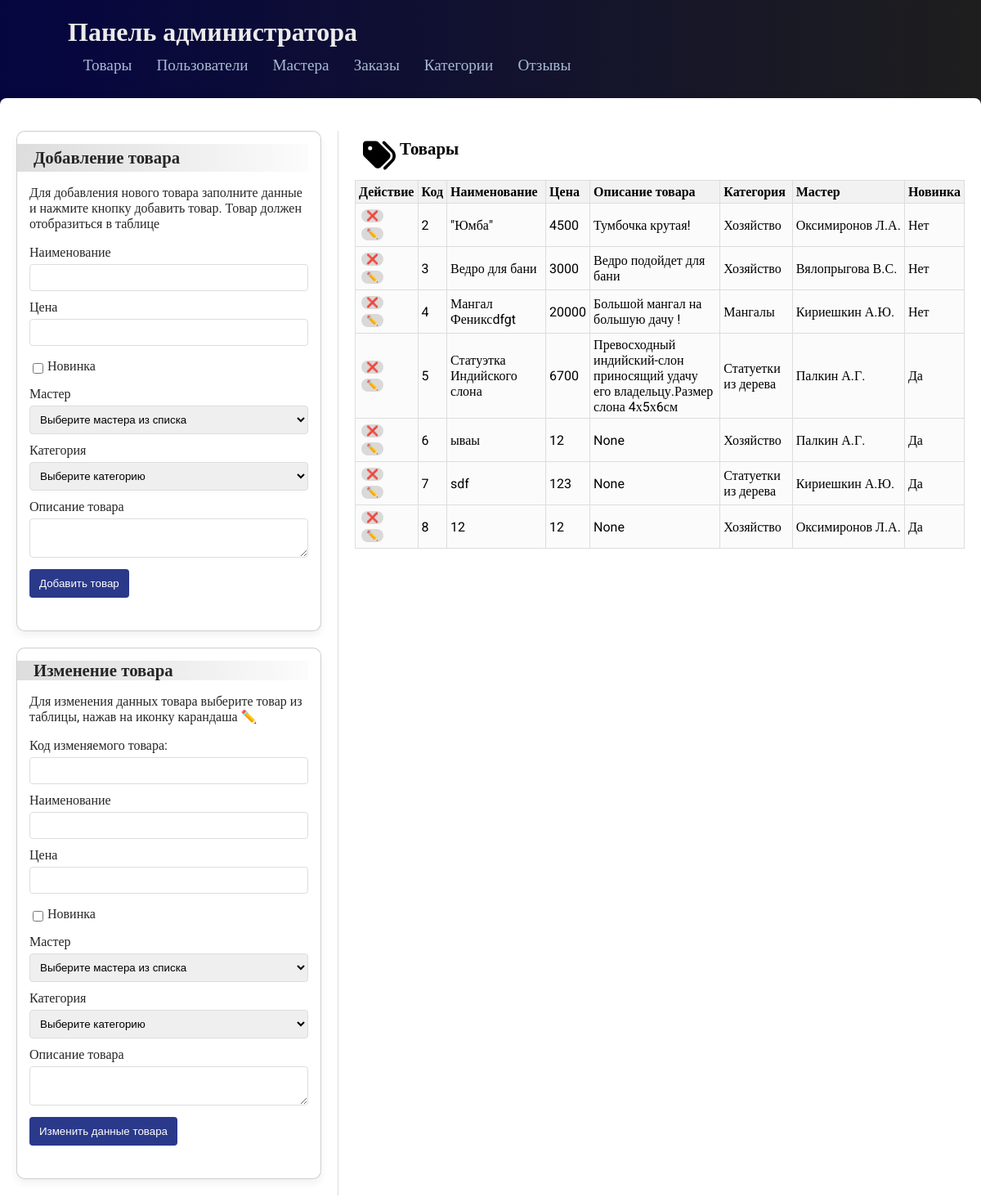
The page /admin on the database its author committed.
### app.py (models this page shows)
class Product(db.Model):
    __tablename__ = 'Product'
    ID_product = db.Column(db.Integer, primary_key=True)
    Name_product = db.Column(db.String, nullable=False)
    Cost_product = db.Column(db.Integer, nullable=False)
    Description_product = db.Column(db.Text, nullable=True)
    id_category = db.Column(db.Integer, db.ForeignKey('Categories.ID_categories'), nullable=False)
    id_master = db.Column(db.Integer, db.ForeignKey('Masters.ID_master'), nullable=False)
    IsNew_product = db.Column(db.Boolean, default=True)
    image_product = db.Column(db.LargeBinary, nullable=True)
    category = db.relationship('Categories', backref=db.backref('products', lazy=True))
    master = db.relationship('Masters', backref=db.backref('products', lazy=True))

class Categories(db.Model):
    __tablename__ = 'Categories'
    ID_categories = db.Column(db.Integer, primary_key=True)
    Name_category = db.Column(db.String, nullable=False)
    Discription_category = db.Column(db.Text)

class Masters(db.Model):
    __tablename__ = 'Masters'
    ID_master = db.Column(db.Integer, primary_key=True)
    Name_master = db.Column(db.String, nullable=False)
    id_gender = db.Column(db.Integer, db.ForeignKey('Genders.ID_gender'))
    gender = db.relationship('Genders', backref='masters')

### app.py (the view)
@app.route('/admin')
def Admin_products():
    masters = Masters.query.all()
    categories = Categories.query.all()
    products = Product.query.all()
    products_data = []
    for product in products:
        category = Categories.query.get(product.id_category)
        master = Masters.query.get(product.id_master)
        products_data.append({
            'ID_product': product.ID_product,
            'Name_product': product.Name_product,
            'Cost_product': product.Cost_product,
            'Description_product': product.Description_product,
            'Category_name': category.Name_category if category else 'Неизвестно', # Заменяем ID на имя
            'Master_name': master.Name_master if master else 'Неизвестно',
            'IsNew_product': product.IsNew_product
        })
        print (products_data)
    errors1 = get_flashed_messages(category_filter=['error1'])
    if not errors1:
        errors1 = {}
    errors2=get_flashed_messages(category_filter=['error2'])
    if not errors2:
        errors2 = {}
    return render_template('admin/A_products.html', masters=masters, categories=categories, products=products_data, errors2=errors2,errors1=errors1)

### templates/admin/A_products.html (shortened to what this page needs)
{% extends 'AdminBase.html' %}
{%block content%}
<div class="container">
    <div class="main-content">
        <div class="form-section">
            <section class = "form-cart">
            <div class="title-line">
                <h2 class="section-title section-title-form">Добавление товара</h2>
            </div>
            <p>Для добавления нового товара заполните данные и нажмите кнопку добавить товар. Товар должен отобразиться в таблице</p>
            <form  method="POST" action="{{url_for('AP_add_product')}}">
                <div class="form-group">
                    <label for="name">Наименование</label>
                    <input type="text" id="name" name="name" required>
                </div>
                <div class="form-group">
                    <label for="price">Цена</label>
                    <input type="number" id="price" name="price" required>
                </div>
                <div class="form-group">
                    <div class="checkbox-container">
                        <input type="checkbox" id="newProduct" name="newProduct">
                        <label for="newProduct">Новинка</label>
                    </div>
                </div>
                <div class="form-group">
                    <label for="master">Мастер</label>
                    <select name="master" id="master">
                        <option value="Выберите мастера из списка">Выберите мастера из списка</option>
                    </select>
                </div>
                <div class="form-group">
                    <label for="category">Категория</label>
                    <select name="category" id="category">
                        <option value="Выберите категорию">Выберите категорию</option>
                    </select>
                </div>
                <div class="form-group">
                    <label for="description">Описание товара</label>
                   <textarea id="description" name="description" maxlength="150" style="resize: both; max-height: 200px; max-width:400px;"></textarea>
               </div>
                <div class="form-group">
                    <button type="submit">Добавить товар</button>
                </div>
            </form>
            </section>
            <section class="form-cart">
            <div class="title-line">
                <h2 class="section-title">Изменение товара</h2>
            </div>
            <p>Для изменения данных товара выберите товар из таблицы, нажав на иконку карандаша ✏️</p>
            <form method="POST" action="{{url_for('edit_product')}}">
                <div class="form-group">
                    <label for="editCode">Код изменяемого товара:</label>
                    <input type="text" name="editCode" id="editCode" readonly>
                </div>
                <div class="form-group">
                    <label for="editName">Наименование</label>
                    <input type="text" id="editName" name="editName">
                </div>
                <div class="form-group">
                    <label for="editPrice">Цена</label>
                    <input type="number" id="editPrice" name="editPrice">
                </div>
                <div class="form-group">
                    <div class="checkbox-container">
                        <input type="checkbox" id="editNewProduct" name="editNewProduct">
                        <label for="editNewProduct">Новинка</label>
                    </div>
                </div>
                <div class="form-group">
                    <label for="editMaster">Мастер</label>
                    <select name="editMaster" id="editMaster">
                         <option value="Выберите мастера из списка">Выберите мастера из списка</option>
                    </select>
                </div>
                <div class="form-group">
                    <label for="editCategory">Категория</label>
                    <select name="editCategory" id="editCategory">
                        <option value="Выберите категорию">Выберите категорию</option>
                    </select>
                </div>
                <div class="form-group">
                    <label for="editDescription">Описание товара</label>
                   <textarea id="editDescription" name="editDescription" maxlength="150" style="resize: both; max-height: 200px; max-width:400px;"></textarea>
               </div>
                <div class="form-group">
                    <button type="submit">Изменить данные товара</button>
                </div>
            </form>
            </section>
        </div>
        <div class="table-section">
            <div class="title-table-icon">
                <img src="{{url_for('static',filename='image/Icons/tags.svg')}}" width=40px>
                <h2 class="section-title">Товары</h2>
              </div>
            <table class="table">
                <thead>
                    <tr>
                        <th>Действие</th>
                        <th>Код</th>
                        <th>Наименование</th>
                        <th>Цена</th>
                        <th>Описание товара</th>
                        <th>Категория</th>
                        <th>Мастер</th>
                        <th>Новинка</th>
                    </tr>
                </thead>
                <tbody>
                    {% for product in products %}
                    <tr>
                        <td class="funcbt-td-hidden">
                            <form action="{{ url_for('delete_product', id=product.ID_product) }}" method="POST" style="display:inline;">
                                <button class="func-button" type="submit" onclick="return confirm('Вы уверены, что хотите удалить этот продукт?')">❌</button>
                            </form>
                            <button class="func-button" onclick="LoadProductEditForm({{ product.ID_product }})">✏️</button>
                        </td>
                        <td>{{product.ID_product}}</td>
                        <td>{{product.Name_product}}</td>
                        <td>{{product.Cost_product}}</td>
                        <td>{{product.Description_product}}</td>
                        <td>{{product.Category_name}}</td>
                        <td id="td-name-master">{{product.Master_name}}</td>
                        <td>{{'Да' if product.IsNew_product else 'Нет'  }}</td>
                    </tr>
                    {% endfor%}
                </tbody>
            </table>
        </div>
    </div>
</div>
{%endblock%}

### static/css/admin.css (style rules this page uses)
html { height: 100%; }
body { font-family: "Roboto", serif; margin: 0; padding: 0; background-image: linear-gradient(to left, #1e1e1e, #050541); width:100%; height: 100%; }
.container { max-width: 1400px; margin: 0px auto; padding: 20px; background-color: #fff; border-radius: 8px; box-shadow: 0 0 10px rgba(0, 0, 0, 0.1); }
.main-content { display: flex; flex-direction: row; margin: 20px 0; }
.form-section { flex-basis: 35%; padding-right: 20px; border-right: 1px solid #ddd; border-bottom: none; }
.table-section { flex-basis: 70%; padding-left: 20px; }
.form-group { margin-bottom: 10px; }
.form-group label { display: block; margin-bottom: 5px; }
.form-group input, .form-group select { width: calc(100% - 12px); max-width: 100%; padding: 8px; border: 1px solid #dddddd; border-radius: 4px; box-sizing: border-box; }
.form-group textarea { width: calc(100% - 12px); max-width: 100%; padding: 8px; border: 1px solid #dddddd; border-radius: 4px; box-sizing: border-box; }
.form-group .checkbox-container { display: inline-flex; margin-top: 5px; align-items: center; }
.form-group .checkbox-container input { width: auto; margin-right: 5px; }
.form-group button { background-color: #2a398a; color: white; padding: 8px 12px; border: none; border-radius: 4px; cursor: pointer; height: 35px; }
.table { width: 100%; border-collapse: collapse; max-width: 100%; }
.table th, .table td { border: 1px solid #dddddd; padding: 4px; text-align: left; background-color: #eaeaea2f; }
.table th { background-color: #f2f2f2; }
.section-title { font-size: 1.3em; font-weight: bold; margin-bottom: 10px; margin: 0px 5px; }
.section-title-form { padding-top: 10px; position: relative; top: -5px; }
.title-line { background-image: linear-gradient(to right, #a9a9a965, #eceaea28); width: 100%; position: relative; left: -15px; padding-left: 15px; }
.form-group:has(.flash-messages) { display: flex; flex-direction: row; height: 50px; }
.form-cart { border: 1px solid rgba(0, 0, 0, 0.19); padding: 15px; border-radius: 10px; box-shadow: 0px 5px 10px rgba(0, 0, 0, 0.06); transition: 1s; margin: 0px 0px 20px 0px; background-color: #ffffff; color: #262626; }
.func-button { background-color: #dbd8d8; border-radius: 10px; color: white; border: #ffffff00; font-size: 12px; margin: 3px; }
#td-name-master { word-break: break-word; overflow-wrap: break-word; white-space: nowrap; }
.title-table-icon { display: flex; margin: 10px; }
.form-group input, .form-group select, .form-group textarea { width: 100%; max-width: 100%; }

### rows shown on the page
Product: Name_product "\"Юмба\"", Cost_product "4500", Description_product "Тумбочка крутая!"
Categories: Category_name "Хозяйство" "Хозяйство" "Хозяйство" "Хозяйство"
Masters: Master_name "Оксимиронов Л.А." "Оксимиронов Л.А."
Product: Name_product "Ведро для бани", Cost_product "3000", Description_product "Ведро подойдет для бани"
Masters: Master_name "Вялопрыгова В.С."
Product: Name_product "Мангал Фениксdfgt", Cost_product "20000", Description_product "Большой мангал на большую дачу !"
Categories: Category_name "Мангалы"
Masters: Master_name "Кириешкин А.Ю." "Кириешкин А.Ю."
Product: Name_product "Статуэтка Индийского слона", Cost_product "6700", Description_product "Превосходный индийский-слон приносящий удачу его владельцу.Размер слона 4х5х6см"
Categories: Category_name "Статуетки из дерева" "Статуетки из дерева"
Masters: Master_name "Палкин А.Г." "Палкин А.Г."
Product: Name_product "ываы"
Product: Name_product "sdf"
Product: Name_product "12"

### other values the page prints
{{ product.ID_product }} "2" "3" "4" "5" "6" "7" "8"
{{ 'Да' if product.IsNew_product else 'Нет' }} "Нет" "Нет" "Нет" "Да" "Да" "Да" "Да"
{{ product.Cost_product }} "12" "123" "12"
{{ product.Description_product }} "None" "None" "None"
